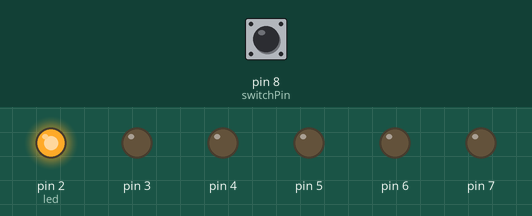
Recording of a sketch running on a simulated Arduino Uno, built with avr-gcc and run on an emulated ATmega328P. Shown: output pins drawn as LEDs (lit = HIGH). Dashed ring = blinking. The inputs (shaded band) are chosen by the test bench; at power-on: pin 8 (switchPin) HIGH.

Above: at 5.0 s.
5.1 s: pin 8 (switchPin) pulled LOW for 1 s
At 5.5 s:
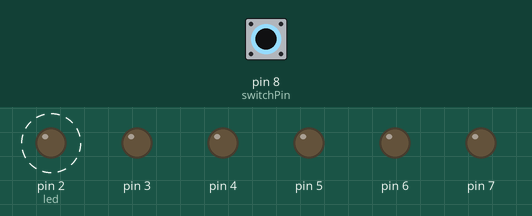
At 10.3 s:
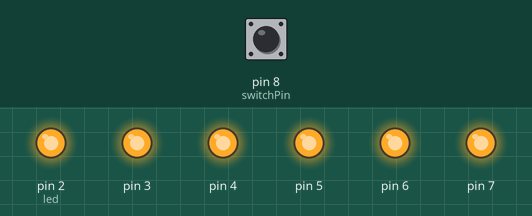
Timing chart, 0 to 11.8 s (numbered marks = the images above; inputs shaded):
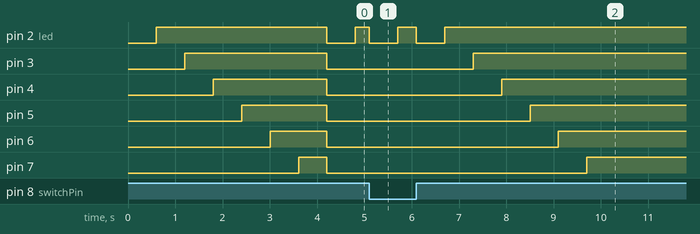

Measured:
- after the input at 5.1 s, pin 2 (led): alternates HIGH for 0.40 s and LOW for 0.60 s, 4 changes in all, then stays HIGH, starting at once; pin 3: LOW → HIGH after 2.2 s instead of 0.31 s; pin 4: LOW → HIGH after 2.8 s instead of 0.91 s; pin 5: LOW → HIGH after 3.4 s instead of 1.5 s; pin 6: LOW → HIGH after 4.0 s instead of 2.1 s

The sketch:

DigtialHourglass_CalebCram.ino
```cpp
//You’re going to need a number of global variables in your program to get this all working. To start, create a constant named switchPin. This will be the name of the pin your tilt switch is on
const int switchPin = 8;
//Create a variable of type unsigned long, This will hold the time an LED was last changed.
unsigned long previousTime = 0;
//Create a variable for the switch state, and another to hold the previous switch state. You’ll use these two to compare the switch’s position from one loop to the next.
int switchState = 0;
int prevSwitchState = 0;
//Create a variable named led. This will be used to count which LED is the next one to be turned on. Start out with pin 2.
int led = 2;
//The last variable you’re creating is going to be the interval between each LED turning on. This will be be a long datatype. In 10 minutes (the time between each LED turning on) 600,000 milliseconds pass. If you want the delay between lights to be longer or shorter, this is the number you change.
long interval = 600;
//In your setup(), you need to declare the LED pins 2-7 as outputs. A for() loop declares all six as OUTPUT with just 3 lines of code. You also need to declare switchPin as an INPUT.
void setup()
{
  for(int x = 2; x<8; x++)
  {
    pinMode(x, OUTPUT);
  }

  pinMode(switchPin, INPUT);
}
//When the loop() starts, you’re going to get the amount of time the Arduino has been running with millis() and store it in a local variable named currentTime.
void loop()
{
  unsigned long currentTime = millis();
  //Using an if() statement, you’ll check to see if enough time has passed to turn on an LED. Subtract the currentTime from the previousTime and check to see if it is greater than the interval variable. If 600,000 milliseconds have passed (10 minutes), you’ll set the variable previousTime to the value of currentTime.
  if(currentTime - previousTime > interval)
  {
    previousTime = currentTime;
    //previousTime indicates the last time an LED was turned on. Once you’ve set previousTime, turn on the LED, and increment the led variable. The next time you pass the time interval, the next LED will light up.
    digitalWrite(led, HIGH);
    led++;
    //Add one more if statement in the program to check if the LED on pin 7 is turned on. Don’t do anything with this yet. You’ll decide what happens at the end of the hour later.
    if(led == 7)
    {
    }
  }
  //Now that you’ve checked the time, you’ll want to see if the switch has changed its state. Read the switch value into the switchState variable.
  switchState = digitalRead(switchPin);
  //With an if() statement, check to see if the switch is in a diferent position than it was previously. The != evaluation checks to see if switchState does not equal prevSwitchState. If they are diferent, turn the LEDs of, return the led variable to the first pin, and reset the timer for the LEDs by seting previousTime to currentTime.
  if(switchState != prevSwitchState)
  {
    for(int x = 2; x<8; x++)
    {
      digitalWrite(x, LOW);
    }
    led = 2;
    previousTime = currentTime;
  }
  //At the end of the loop(), save the switch state in prevSwitchState , so you can compare it to the value you get for switchState in the next loop().
  prevSwitchState = switchState;
}
```
